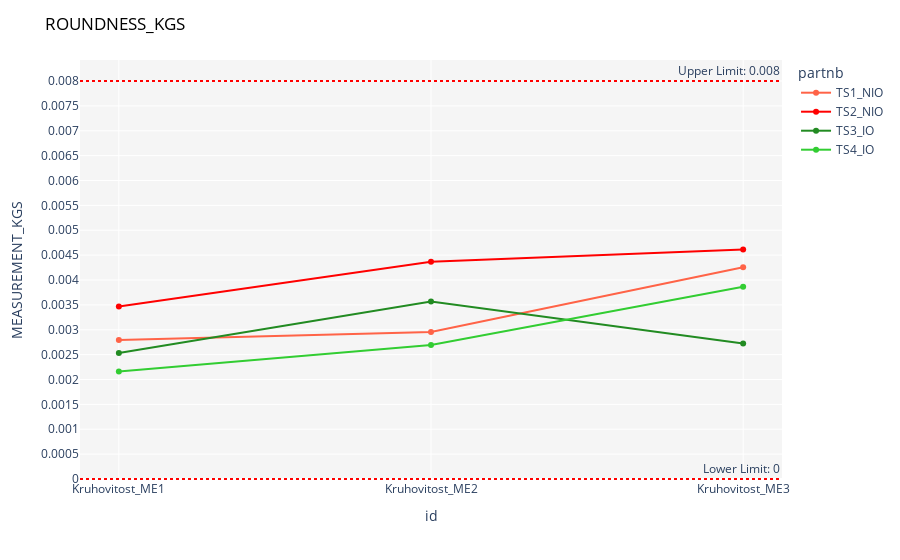

The notebook cell this image was saved under:
### Code cell
UL = round(df1['UL_KGS'].iloc[0],3)
LL = round(df1['LL_KGS'].iloc[0],3)
#NOMINAL=round(df['NOMINAL_KGM'].iloc[0],3)

fig = px.line(df1, x='id', y='MEASUREMENT_KGS', color='partnb', markers=True, color_discrete_map={'TS1_NIO': 'tomato', 'TS2_NIO': 'red', 
                                                                                                 'TS3_IO': 'forestgreen',
                                                                                                'TS4_IO': 'limegreen'})


fig.add_hline(y=UL, line_dash="dot", line_color="red", annotation_text=f'Upper Limit: {UL}')
fig.add_hline(y=LL, line_dash="dot", line_color="red", annotation_text=f'Lower Limit: {LL}')
#fig.add_hline(y=NOMINAL, line_dash="dot", line_color="darkseagreen", annotation_text=f'Nominal: {NOMINAL}')
fig.update_layout(title='ROUNDNESS_KGS',title_font_color='black') 
fig.update_layout(plot_bgcolor='whitesmoke')
fig.update_yaxes(tickangle=0, nticks=20)
fig.show()

### Figure 1 — Plotly figure (JSON) as saved in the notebook; plotly's stock layout.template omitted (floating-point values rounded to 4 significant figures)
{"data": [{"hovertemplate": "partnb=TS1_NIO<br>id=%{x}<br>MEASUREMENT_KGS=%{y}<extra></extra>", "legendgroup": "TS1_NIO", "line": {"color": "tomato", "dash": "solid"}, "marker": {"symbol": "circle"}, "mode": "lines+markers", "name": "TS1_NIO", "orientation": "v", "showlegend": true, "type": "scatter", "x": ["Kruhovitost_ME1", "Kruhovitost_ME2", "Kruhovitost_ME3"], "xaxis": "x", "y": [0.002794, 0.002953, 0.004256], "yaxis": "y"}, {"hovertemplate": "partnb=TS2_NIO<br>id=%{x}<br>MEASUREMENT_KGS=%{y}<extra></extra>", "legendgroup": "TS2_NIO", "line": {"color": "red", "dash": "solid"}, "marker": {"symbol": "circle"}, "mode": "lines+markers", "name": "TS2_NIO", "orientation": "v", "showlegend": true, "type": "scatter", "x": ["Kruhovitost_ME1", "Kruhovitost_ME2", "Kruhovitost_ME3"], "xaxis": "x", "y": [0.003469, 0.004367, 0.004615], "yaxis": "y"}, {"hovertemplate": "partnb=TS3_IO<br>id=%{x}<br>MEASUREMENT_KGS=%{y}<extra></extra>", "legendgroup": "TS3_IO", "line": {"color": "forestgreen", "dash": "solid"}, "marker": {"symbol": "circle"}, "mode": "lines+markers", "name": "TS3_IO", "orientation": "v", "showlegend": true, "type": "scatter", "x": ["Kruhovitost_ME1", "Kruhovitost_ME2", "Kruhovitost_ME3"], "xaxis": "x", "y": [0.002533, 0.003566, 0.002726], "yaxis": "y"}, {"hovertemplate": "partnb=TS4_IO<br>id=%{x}<br>MEASUREMENT_KGS=%{y}<extra></extra>", "legendgroup": "TS4_IO", "line": {"color": "limegreen", "dash": "solid"}, "marker": {"symbol": "circle"}, "mode": "lines+markers", "name": "TS4_IO", "orientation": "v", "showlegend": true, "type": "scatter", "x": ["Kruhovitost_ME1", "Kruhovitost_ME2", "Kruhovitost_ME3"], "xaxis": "x", "y": [0.002159, 0.002696, 0.003866], "yaxis": "y"}], "layout": {"annotations": [{"showarrow": false, "text": "Upper Limit: 0.008", "x": 1, "xanchor": "right", "xref": "x domain", "y": 0.008, "yanchor": "bottom", "yref": "y"}, {"showarrow": false, "text": "Lower Limit: 0", "x": 1, "xanchor": "right", "xref": "x domain", "y": 0, "yanchor": "bottom", "yref": "y"}], "autosize": true, "legend": {"title": {"text": "partnb"}, "tracegroupgap": 0}, "margin": {"t": 60}, "plot_bgcolor": "whitesmoke", "shapes": [{"line": {"color": "red", "dash": "dot"}, "type": "line", "x0": 0, "x1": 1, "xref": "x domain", "y0": 0.008, "y1": 0.008, "yref": "y"}, {"line": {"color": "red", "dash": "dot"}, "type": "line", "x0": 0, "x1": 1, "xref": "x domain", "y0": 0, "y1": 0, "yref": "y"}], "title": {"font": {"color": "black"}, "text": "ROUNDNESS_KGS"}, "xaxis": {"anchor": "y", "autorange": true, "domain": [0, 1], "range": [-0.1215, 2.122], "title": {"text": "id"}, "type": "category"}, "yaxis": {"anchor": "x", "autorange": true, "domain": [0, 1], "nticks": 20, "range": [-4.04e-05, 0.008848], "tickangle": 0, "title": {"text": "MEASUREMENT_KGS"}, "type": "linear"}}}
